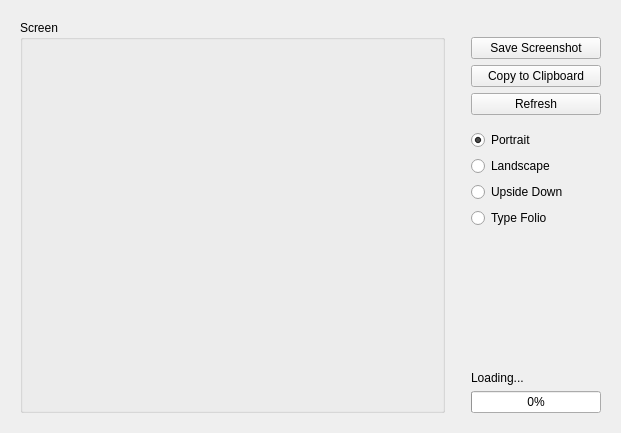
<?xml version="1.0" encoding="UTF-8"?>
<!--
display.ui
This is the user interface layout for the Display pane.

RCU is a management client for the reMarkable Tablet.
Copyright (C) 2020-24  Davis Remmel

This program is free software: you can redistribute it and/or modify
it under the terms of the GNU Affero General Public License as
published by the Free Software Foundation, either version 3 of the
License, or (at your option) any later version.

This program is distributed in the hope that it will be useful,
but WITHOUT ANY WARRANTY; without even the implied warranty of
MERCHANTABILITY or FITNESS FOR A PARTICULAR PURPOSE.  See the
GNU Affero General Public License for more details.

You should have received a copy of the GNU Affero General Public License
along with this program.  If not, see <https://www.gnu.org/licenses/>.
-->
<ui version="4.0">
 <class>Form</class>
 <widget class="QWidget" name="Form">
  <property name="geometry">
   <rect>
    <x>0</x>
    <y>0</y>
    <width>621</width>
    <height>433</height>
   </rect>
  </property>
  <property name="minimumSize">
   <size>
    <width>0</width>
    <height>0</height>
   </size>
  </property>
  <property name="windowTitle">
   <string>Form</string>
  </property>
  <layout class="QGridLayout" name="gridLayout">
   <item row="0" column="0">
    <widget class="QFrame" name="displaypanelframe">
     <property name="sizePolicy">
      <sizepolicy hsizetype="Preferred" vsizetype="Preferred">
       <horstretch>0</horstretch>
       <verstretch>0</verstretch>
      </sizepolicy>
     </property>
     <layout class="QHBoxLayout" name="horizontalLayout">
      <item>
       <layout class="QGridLayout" name="screen_layout">
        <property name="leftMargin">
         <number>0</number>
        </property>
        <property name="horizontalSpacing">
         <number>0</number>
        </property>
        <property name="verticalSpacing">
         <number>3</number>
        </property>
        <item row="0" column="0">
         <widget class="QGroupBox" name="groupBox">
          <property name="title">
           <string>Screen</string>
          </property>
          <layout class="QGridLayout" name="gridLayout_2">
           <property name="leftMargin">
            <number>0</number>
           </property>
           <property name="topMargin">
            <number>0</number>
           </property>
           <property name="rightMargin">
            <number>0</number>
           </property>
           <property name="bottomMargin">
            <number>0</number>
           </property>
           <item row="0" column="0">
            <widget class="QWidget" name="screen_widget" native="true">
             <property name="sizePolicy">
              <sizepolicy hsizetype="Minimum" vsizetype="Minimum">
               <horstretch>0</horstretch>
               <verstretch>0</verstretch>
              </sizepolicy>
             </property>
             <property name="styleSheet">
              <string notr="true"/>
             </property>
             <layout class="QGridLayout" name="gridLayout_3">
              <property name="leftMargin">
               <number>0</number>
              </property>
              <property name="topMargin">
               <number>0</number>
              </property>
              <property name="rightMargin">
               <number>0</number>
              </property>
              <property name="bottomMargin">
               <number>0</number>
              </property>
              <item row="0" column="0">
               <layout class="QHBoxLayout" name="big_horizontalLayout">
                <property name="topMargin">
                 <number>0</number>
                </property>
                <item>
                 <spacer name="horizontalSpacer">
                  <property name="orientation">
                   <enum>Qt::Horizontal</enum>
                  </property>
                  <property name="sizeHint" stdset="0">
                   <size>
                    <width>0</width>
                    <height>0</height>
                   </size>
                  </property>
                 </spacer>
                </item>
                <item>
                 <layout class="QVBoxLayout" name="verticalLayout_2">
                  <property name="leftMargin">
                   <number>0</number>
                  </property>
                  <item>
                   <spacer name="verticalSpacer_3">
                    <property name="orientation">
                     <enum>Qt::Vertical</enum>
                    </property>
                    <property name="sizeHint" stdset="0">
                     <size>
                      <width>0</width>
                      <height>0</height>
                     </size>
                    </property>
                   </spacer>
                  </item>
                  <item>
                   <widget class="QLabel" name="testlabel">
                    <property name="sizePolicy">
                     <sizepolicy hsizetype="Fixed" vsizetype="Fixed">
                      <horstretch>0</horstretch>
                      <verstretch>0</verstretch>
                     </sizepolicy>
                    </property>
                    <property name="accessibleName">
                     <string>Preview</string>
                    </property>
                    <property name="styleSheet">
                     <string notr="true"/>
                    </property>
                    <property name="frameShape">
                     <enum>QFrame::NoFrame</enum>
                    </property>
                    <property name="text">
                     <string/>
                    </property>
                    <property name="scaledContents">
                     <bool>true</bool>
                    </property>
                    <property name="alignment">
                     <set>Qt::AlignCenter</set>
                    </property>
                    <property name="textInteractionFlags">
                     <set>Qt::NoTextInteraction</set>
                    </property>
                   </widget>
                  </item>
                  <item>
                   <spacer name="verticalSpacer_4">
                    <property name="orientation">
                     <enum>Qt::Vertical</enum>
                    </property>
                    <property name="sizeHint" stdset="0">
                     <size>
                      <width>0</width>
                      <height>0</height>
                     </size>
                    </property>
                   </spacer>
                  </item>
                 </layout>
                </item>
                <item>
                 <spacer name="horizontalSpacer_2">
                  <property name="orientation">
                   <enum>Qt::Horizontal</enum>
                  </property>
                  <property name="sizeHint" stdset="0">
                   <size>
                    <width>0</width>
                    <height>0</height>
                   </size>
                  </property>
                 </spacer>
                </item>
               </layout>
              </item>
             </layout>
            </widget>
           </item>
          </layout>
         </widget>
        </item>
       </layout>
      </item>
      <item>
       <widget class="QWidget" name="widget" native="true">
        <property name="sizePolicy">
         <sizepolicy hsizetype="Maximum" vsizetype="Preferred">
          <horstretch>0</horstretch>
          <verstretch>0</verstretch>
         </sizepolicy>
        </property>
        <property name="minimumSize">
         <size>
          <width>0</width>
          <height>20</height>
         </size>
        </property>
        <property name="styleSheet">
         <string notr="true"/>
        </property>
        <layout class="QGridLayout" name="gridLayout_4">
         <property name="leftMargin">
          <number>0</number>
         </property>
         <property name="topMargin">
          <number>0</number>
         </property>
         <property name="rightMargin">
          <number>0</number>
         </property>
         <property name="bottomMargin">
          <number>0</number>
         </property>
         <item row="0" column="0">
          <layout class="QGridLayout" name="button_layout">
           <property name="leftMargin">
            <number>20</number>
           </property>
           <item row="1" column="0">
            <spacer name="verticalSpacer_2">
             <property name="orientation">
              <enum>Qt::Vertical</enum>
             </property>
             <property name="sizeType">
              <enum>QSizePolicy::Fixed</enum>
             </property>
             <property name="sizeHint" stdset="0">
              <size>
               <width>0</width>
               <height>17</height>
              </size>
             </property>
            </spacer>
           </item>
           <item row="9" column="0">
            <widget class="QProgressBar" name="progressBar">
             <property name="enabled">
              <bool>true</bool>
             </property>
             <property name="sizePolicy">
              <sizepolicy hsizetype="Expanding" vsizetype="Preferred">
               <horstretch>0</horstretch>
               <verstretch>0</verstretch>
              </sizepolicy>
             </property>
             <property name="maximumSize">
              <size>
               <width>300</width>
               <height>16777215</height>
              </size>
             </property>
             <property name="accessibleName">
              <string>Progress bar</string>
             </property>
             <property name="value">
              <number>0</number>
             </property>
             <property name="invertedAppearance">
              <bool>false</bool>
             </property>
             <property name="format">
              <string>%p%</string>
             </property>
            </widget>
           </item>
           <item row="4" column="0">
            <widget class="QPushButton" name="refresh_pushButton">
             <property name="sizePolicy">
              <sizepolicy hsizetype="Expanding" vsizetype="Preferred">
               <horstretch>0</horstretch>
               <verstretch>0</verstretch>
              </sizepolicy>
             </property>
             <property name="minimumSize">
              <size>
               <width>0</width>
               <height>0</height>
              </size>
             </property>
             <property name="maximumSize">
              <size>
               <width>300</width>
               <height>16777215</height>
              </size>
             </property>
             <property name="toolTip">
              <string>Fetch a new screenshot (Ctrl+R or F5)</string>
             </property>
             <property name="accessibleName">
              <string>Refresh</string>
             </property>
             <property name="accessibleDescription">
              <string>Fetch a new screenshot (Ctrl+R or F5)</string>
             </property>
             <property name="text">
              <string>Refresh</string>
             </property>
            </widget>
           </item>
           <item row="6" column="0">
            <layout class="QVBoxLayout" name="verticalLayout">
             <property name="topMargin">
              <number>9</number>
             </property>
             <item>
              <widget class="QRadioButton" name="portrait_radioButton">
               <property name="toolTip">
                <string/>
               </property>
               <property name="accessibleName">
                <string>Portrait</string>
               </property>
               <property name="accessibleDescription">
                <string>Set orientation to portrait</string>
               </property>
               <property name="text">
                <string>Portrait</string>
               </property>
               <property name="checked">
                <bool>true</bool>
               </property>
              </widget>
             </item>
             <item>
              <widget class="QRadioButton" name="landscape_radioButton">
               <property name="toolTip">
                <string/>
               </property>
               <property name="accessibleName">
                <string>Landscape</string>
               </property>
               <property name="accessibleDescription">
                <string>Set orientation to landscape</string>
               </property>
               <property name="text">
                <string>Landscape</string>
               </property>
              </widget>
             </item>
	     <item>
              <widget class="QRadioButton" name="upsidedown_radioButton">
               <property name="text">
                <string>Upside Down</string>
               </property>
              </widget>
             </item>
             <item>
              <widget class="QRadioButton" name="typefolio_radioButton">
               <property name="toolTip">
                <string/>
               </property>
               <property name="accessibleName">
                <string>Landscape (Type Folio)</string>
               </property>
               <property name="accessibleDescription">
                <string>Set orientation to landscape (Type Folio)</string>
               </property>
               <property name="text">
                <string>Type Folio</string>
               </property>
              </widget>
             </item>
            </layout>
           </item>
           <item row="8" column="0">
            <widget class="QLabel" name="progress_label">
             <property name="text">
              <string>Loading...</string>
             </property>
            </widget>
           </item>
           <item row="7" column="0">
            <spacer name="verticalSpacer">
             <property name="orientation">
              <enum>Qt::Vertical</enum>
             </property>
             <property name="sizeHint" stdset="0">
              <size>
               <width>0</width>
               <height>40</height>
              </size>
             </property>
            </spacer>
           </item>
           <item row="2" column="0">
            <widget class="QPushButton" name="screenshot_pushButton">
             <property name="sizePolicy">
              <sizepolicy hsizetype="Expanding" vsizetype="Preferred">
               <horstretch>0</horstretch>
               <verstretch>0</verstretch>
              </sizepolicy>
             </property>
             <property name="minimumSize">
              <size>
               <width>130</width>
               <height>0</height>
              </size>
             </property>
             <property name="maximumSize">
              <size>
               <width>300</width>
               <height>16777215</height>
              </size>
             </property>
             <property name="toolTip">
              <string>Save PNG image to disk (Ctrl+S)</string>
             </property>
             <property name="accessibleName">
              <string>Save Screenshot</string>
             </property>
             <property name="accessibleDescription">
              <string>Save PNG image to disk (Ctrl+S)</string>
             </property>
             <property name="text">
              <string>Save Screenshot</string>
             </property>
            </widget>
           </item>
           <item row="3" column="0">
            <widget class="QPushButton" name="clipboard_pushButton">
             <property name="toolTip">
              <string>Copy PNG data to system clipboard (Ctrl+C)</string>
             </property>
             <property name="accessibleName">
              <string>Copy to Clipboard</string>
             </property>
             <property name="accessibleDescription">
              <string>Copy PNG data to system clipboard (Ctrl+C)</string>
             </property>
             <property name="text">
              <string>Copy to Clipboard</string>
             </property>
            </widget>
           </item>
          </layout>
         </item>
        </layout>
       </widget>
      </item>
     </layout>
    </widget>
   </item>
  </layout>
 </widget>
 <resources/>
 <connections/>
</ui>
